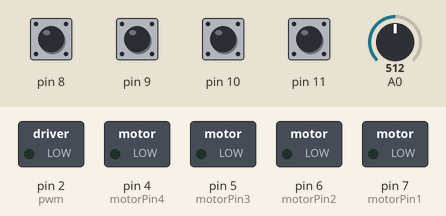
Simulated run of this sketch. Board: Arduino Uno, built with avr-gcc and run on an emulated ATmega328P. Shown: switched loads named in the sketch (green lamp = pin HIGH). The inputs (shaded band) are chosen by the test bench; at power-on: pin 8–11 HIGH, A0 = 512.

Above: at 1.2 s.
1.3 s: A0 set to 527
At 2.3 s:
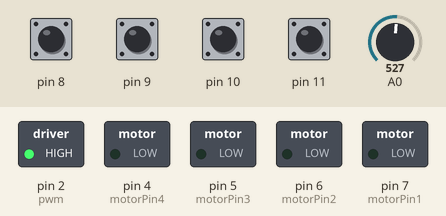
2.8 s: pin 8 pulled LOW for 0.15 s
At 2.87 s:
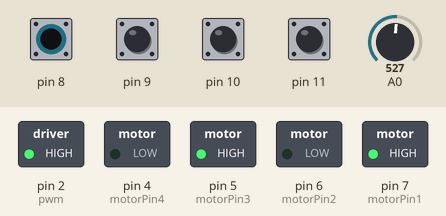
4.4 s: pin 9 pulled LOW for 0.15 s
At 4.47 s:
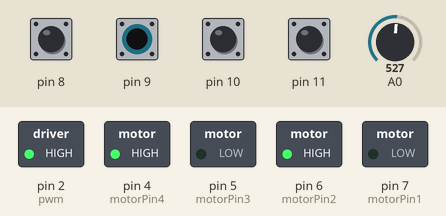
6.0 s: pin 10 pulled LOW for 0.15 s
At 6.07 s:
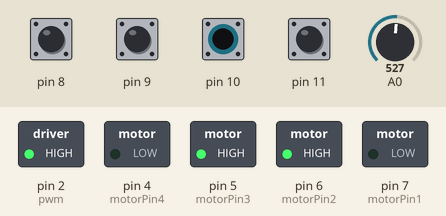
7.6 s: pin 11 pulled LOW for 0.15 s
At 7.67 s:
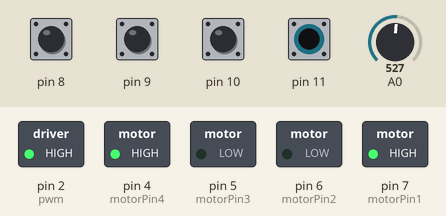
9.2 s: A0 set to 511
At 9.5 s:
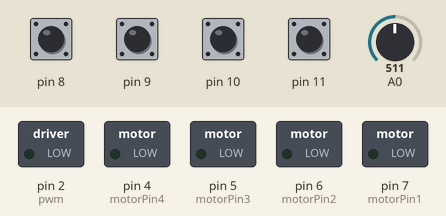
Timing chart, 0 to 11.7 s (numbered marks = the images above; inputs shaded):
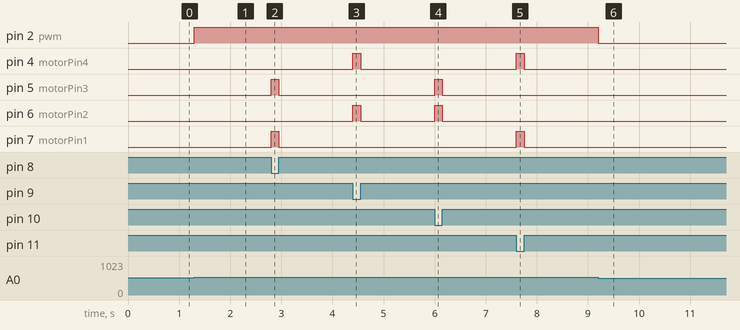

The sketch:

AnthonyPersaud_R3SoftwareTraining.ino
```cpp
//Anthony Persaud (500996358)
//L293D dual motor control w/ Dip switch and Potentiometer

//Motor A (top)
const int motorPin1  = 7;  // Pin 15 of L293D
const int motorPin2  = 6;  // Pin 10 of L293D
//Motor B (bottom)
const int motorPin3  = 5; // Pin  7 of L293D
const int motorPin4  = 4;  // Pin  2 of L293D
//Potentiometer (analog)
const int PotValue = 0; // Potentiometer value
const int pwm = 2; //PWM


void setup(){

    //Set switch pins as inputs
    pinMode(8, INPUT_PULLUP);
    pinMode(9, INPUT_PULLUP);
    pinMode(10, INPUT_PULLUP);
    pinMode(11, INPUT_PULLUP);

  	Serial.begin(9600); // initialize serial communication

    //Set pins as outputs
    pinMode(motorPin1, OUTPUT);
    pinMode(motorPin2, OUTPUT);
    pinMode(motorPin3, OUTPUT);
    pinMode(motorPin4, OUTPUT);
	pinMode(pwm, OUTPUT);

}

void loop(){

   //reading analog voltage and storing it in an integer
 	int PotValue  = analogRead(0) ;
   //map the Potentiometer reading from 0-1023 to 0-255,
   //a range of values understood by analogWrite
    PotValue = map(PotValue, 0, 1023, 0, 255);
  	analogWrite(pwm,PotValue);

  if(digitalRead(8)==LOW and digitalRead(9)==HIGH and digitalRead(10)==HIGH and digitalRead(11)==HIGH){
   // turn Motor A and Motor B clockwise
    digitalWrite(motorPin1, HIGH);
    digitalWrite(motorPin2, LOW);
    digitalWrite(motorPin3, HIGH);
    digitalWrite(motorPin4, LOW);
    //delay(2000);
  }

  else if(digitalRead(9)==LOW and digitalRead(8)==HIGH and digitalRead(10)==HIGH and digitalRead(11)==HIGH){
    // turn Motor A and Motor B counter-clockwise.
    digitalWrite(motorPin1, LOW);
    digitalWrite(motorPin2, HIGH);
    digitalWrite(motorPin3, LOW);
    digitalWrite(motorPin4, HIGH);
    //delay(2000);
 }

  else if(digitalRead(10)==LOW and digitalRead(9)==HIGH and digitalRead(8)==HIGH and digitalRead(11)==HIGH){
    // turn Motor B clockwise, turn Motor A counter-clockwise
  	// (turn left)
    digitalWrite(motorPin1, LOW);
    digitalWrite(motorPin2, HIGH);
    digitalWrite(motorPin3, HIGH);
    digitalWrite(motorPin4, LOW);
    //delay(2000);
  }

  else if(digitalRead(11)==LOW and digitalRead(9)==HIGH and digitalRead(10)==HIGH and digitalRead(8)==HIGH){
    // turn Motor A clockwise, turn Motor B counter-clockwise
  	// (turn right)
    digitalWrite(motorPin1, HIGH);
    digitalWrite(motorPin2, LOW);
    digitalWrite(motorPin3, LOW);
    digitalWrite(motorPin4, HIGH);
    //delay(2000);
  }

  else if (digitalRead(8)==HIGH and digitalRead(9)==HIGH and digitalRead(10)==HIGH and digitalRead(11)==HIGH){
    // stop motors
    digitalWrite(motorPin1, LOW);
    digitalWrite(motorPin2, LOW);
    digitalWrite(motorPin3, LOW);
    digitalWrite(motorPin4, LOW);
    //delay(2000);
  }
}
```

Measured:
- the behaviour switches between 513 and 514 on A0 (found by bisection; images 0 and 1)
- after the input at 1.3 s, pin 2 (pwm): LOW → HIGH at once
- after the input at 2.8 s, pin 5 (motorPin3), pin 7 (motorPin1): LOW → HIGH at once, → LOW 0.15 s later
- after the input at 4.4 s, pin 4 (motorPin4), pin 6 (motorPin2): LOW → HIGH at once, → LOW 0.15 s later
- after the input at 6.0 s, pin 5 (motorPin3), pin 6 (motorPin2): LOW → HIGH at once, → LOW 0.15 s later
- after the input at 7.6 s, pin 4 (motorPin4), pin 7 (motorPin1): LOW → HIGH at once, → LOW 0.15 s later
- after the input at 9.2 s, pin 2 (pwm): HIGH → LOW at once
